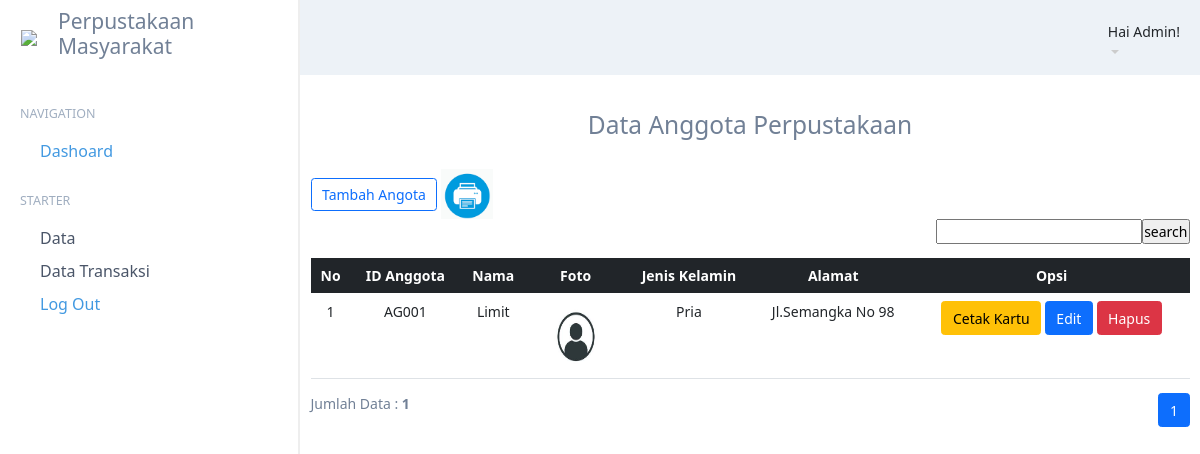
Screenshot of /index.php?p=anggota (signed in) with the database file from the repository.
### tables this page shows
CREATE TABLE `tbanggota` (
  `idanggota` varchar(5) NOT NULL,
  `nama` varchar(30) NOT NULL,
  `gambar_nama` varchar(100) DEFAULT NULL,
  `jeniskelamin` varchar(10) NOT NULL,
  `alamat` varchar(40) NOT NULL,
  `status` varchar(20) NOT NULL
);

### pages/anggota.php (the view, shortened to what this page needs)
<link href="https://cdn.jsdelivr.net/npm/bootstrap@5.1.0/dist/css/bootstrap.min.css" rel="stylesheet">
<div class="container text-center"><h3>Data Anggota Perpustakaan</h3></div>
<div class="container">
    <a href="index.php?p=anggota-input" class="btn btn-outline-primary">Tambah Angota</a>
	<a target="_blank" href="pages/cetak.php"><img src="print.png" height="50px" height="50px"></a>
	<FORM CLASS="form-inline" METHOD="POST">
	<div align="right"><form method=post><input type="text" name="pencarian"><input type="submit" name="search" value="search" class="tombol"></form>
	</FORM>
	<table class="table">
        <thead class="table-dark">
            <th style="text-align: center;">No</td>
			<th style="text-align: center;">ID Anggota</th>
			<th style="text-align: center;">Nama</th>
			<th style="text-align: center;">Foto</th>
			<th style="text-align: center;">Jenis Kelamin</th>
			<th style="text-align: center;">Alamat</th>
			<th style="text-align: center;">Opsi</th>
        </thead>
		<?php
		$batas = 5;
		extract($_GET);
		if(empty($hal)){
			$posisi = 0;
			$hal = 1;
			$nomor = 1;
		}
		else {
			$posisi = ($hal - 1) * $batas;
			$nomor = $posisi+1;
		}
		if($_SERVER['REQUEST_METHOD'] == "POST"){
			$pencarian = trim(mysqli_real_escape_string($db, $_POST['pencarian']));
			if($pencarian != ""){
				$sql = "SELECT * FROM tbanggota WHERE nama LIKE '%$pencarian%'
						OR idanggota LIKE '%$pencarian%'
						OR jeniskelamin LIKE '%$pencarian%'
						OR alamat LIKE '%$pencarian%'";
				$query = $sql;
				$queryJml = $sql;
			}
			else {
				$query = "SELECT * FROM tbanggota LIMIT $posisi, $batas";
				$queryJml = "SELECT * FROM tbanggota";
				$no = $posisi * 1;
			}
		}
		else {
			$query = "SELECT * FROM tbanggota LIMIT $posisi, $batas";
			$queryJml = "SELECT * FROM tbanggota";
		}
		$q_tampil_anggota = mysqli_query($db, $query);
		if(mysqli_num_rows($q_tampil_anggota)>0)
		{
		while($r_tampil_anggota=mysqli_fetch_array($q_tampil_anggota)){
			if(empty($r_tampil_anggota['foto'])or($r_tampil_anggota['foto']=='-'))
				$foto = "admin-no-photo.jpg";
			else
				$foto = $r_tampil_anggota['foto'];
		?>
		<tr>
			<td style="text-align: center;"><?php echo $nomor; ?></td>
			<td style="text-align: center;"><?php echo $r_tampil_anggota['idanggota']; ?></td>
			<td style="text-align: center;"><?php echo $r_tampil_anggota['nama']; ?></td>
			<td style="text-align: center;"><img src="images/<?php echo $foto; ?>" width=70px height=70px></td>
			<td style="text-align: center;"><?php echo $r_tampil_anggota['jeniskelamin']; ?></td>
			<td style="text-align: center;"><?php echo $r_tampil_anggota['alamat']; ?></td>
			<td style="text-align: center;">
				<a target="_blank" href="pages/cetak_kartu.php?id=<?php echo $r_tampil_anggota['idanggota'];?>" class="btn btn-warning">Cetak Kartu</a>
				<a href="index.php?p=anggota-edit&id=<?php echo $r_tampil_anggota['idanggota'];?>" class="btn btn-primary">Edit</a>
				<a href="proses/anggota-hapus.php?id=<?php echo $r_tampil_anggota['idanggota']; ?>" onclick = "return confirm ('Apakah Anda Yakin Akan Menghapus Data Ini?')" class="btn btn-danger">Hapus</a>
			</td>
		</tr>
		<?php $nomor++; }
		}
		else {
			echo "<tr><td colspan=6>Data Tidak Ditemukan</td></tr>";
		}?>
	</table>
	<?php
	if(isset($_POST['pencarian'])){
	if($_POST['pencarian']!=''){
		echo "<div style=\"float:left;\">";
		$jml = mysqli_num_rows(mysqli_query($db, $queryJml));
		echo "Data Hasil Pencarian: <b>$jml</b>";
		echo "</div>";
	}
	}
	else{ ?>
		<div style="float: left;">
		<?php
			$jml = mysqli_num_rows(mysqli_query($db, $queryJml));
			echo "Jumlah Data : <b>$jml</b>";
		?>
		</div>
		<div class="pagination" style="float: right;">
				<?php
				$jml_hal = ceil($jml/$batas);
				for($i=1; $i<=$jml_hal; $i++){
					if($i != $hal){
						echo "<li class='page-item'><a href=\"?p=anggota&hal=$i\" class='page-link'>$i</a>";
					}
					else {
						echo "<li class='page-item active' aria-current='page'>
                        <a class='page-link'>$i</a>
                        </li>";
					}
				}
				?>
		</div>
	<?php
	}
	?>
</div>

### style.css (style rules this page uses)
* { padding: 0; margin: 0; }
html, body { color: #718096 !important; font-size: 14px !important; font-family: "Nunito", "Orelega One", "Arial", sans-serif; background-color: #edf2f7; }
.content h3 { margin-top: 10px; margin-bottom: 30px; }

### rows the page displays
tbanggota: idanggota "AG001", nama "Limit", jeniskelamin "Pria", alamat "Jl.Semangka No 98"

### other values shown
$_SESSION['sesi'] "Admin"
$jml "1"
